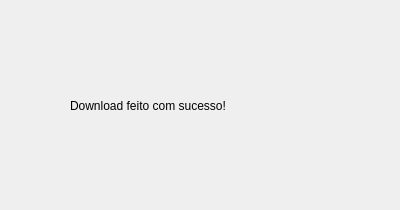
<?xml version="1.0" encoding="UTF-8"?>
<ui version="4.0">
 <class>Aviso</class>
 <widget class="QDialog" name="Aviso">
  <property name="geometry">
   <rect>
    <x>0</x>
    <y>0</y>
    <width>400</width>
    <height>210</height>
   </rect>
  </property>
  <property name="windowTitle">
   <string>Dialog</string>
  </property>
  <widget class="QLabel" name="label">
   <property name="geometry">
    <rect>
     <x>70</x>
     <y>50</y>
     <width>261</width>
     <height>111</height>
    </rect>
   </property>
   <property name="styleSheet">
    <string notr="true">font: 75 16pt &quot;UnDinaru&quot;;</string>
   </property>
   <property name="text">
    <string>Download feito com sucesso!</string>
   </property>
  </widget>
 </widget>
 <resources/>
 <connections/>
</ui>
